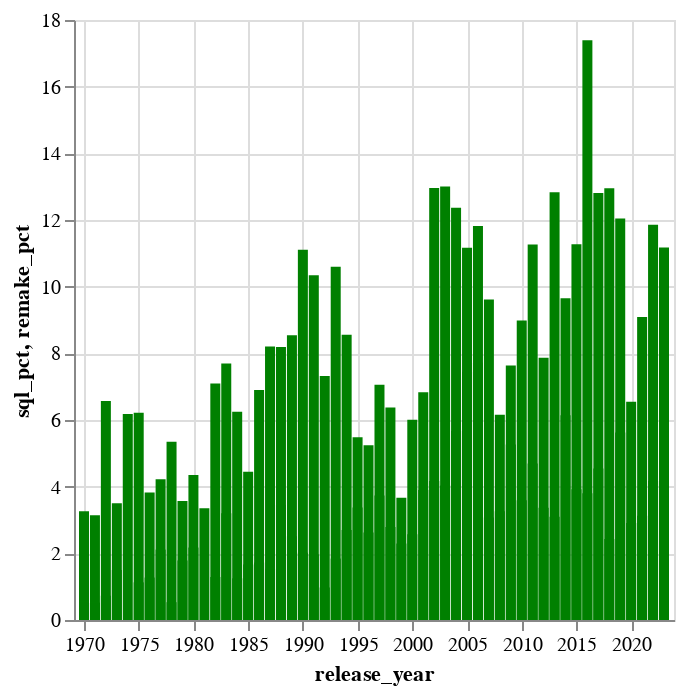

Notebook source saved alongside this figure:
### Code cell
x = alt.Chart(summarizedPD).mark_bar().encode(
    x='release_year:T',
    y='sql_pct:Q'
# ).configure_mark(fill='green')
)
y = alt.Chart(summarizedPD).mark_bar().encode(
    x='release_year:T',
    y='remake_pct:Q'
)

### Figure 1 — Vega-Lite specification as saved in the notebook (floating-point values rounded to 4 significant figures)
{"config": {"view": {"continuousWidth": 300, "continuousHeight": 300}, "mark": {"fill": "green"}}, "layer": [{"mark": {"type": "bar"}, "encoding": {"x": {"field": "release_year", "type": "temporal"}, "y": {"field": "sql_pct", "type": "quantitative"}}}, {"mark": {"type": "bar"}, "encoding": {"x": {"field": "release_year", "type": "temporal"}, "y": {"field": "remake_pct", "type": "quantitative"}}}], "data": {"name": "data-2e79a2e6d1ad179f4c3dfb032f6e4182"}, "$schema": "https://vega.github.io/schema/vega-lite/v5.8.0.json", "datasets": {"data-2e79a2e6d1ad179f4c3dfb032f6e4182": [{"release_year": "1970-01-01T00:00:00", "sequels": 6, "remakes": 1, "total": 184, "sql_pct": 3.261, "remake_pct": 0.5435}, {"release_year": "1971-01-01T00:00:00", "sequels": 6, "remakes": 1, "total": 191, "sql_pct": 3.141, "remake_pct": 0.5236}, {"release_year": "1972-01-01T00:00:00", "sequels": 9, "remakes": 1, "total": 137, "sql_pct": 6.569, "remake_pct": 0.7299}, {"release_year": "1973-01-01T00:00:00", "sequels": 7, "remakes": 3, "total": 200, "sql_pct": 3.5, "remake_pct": 1.5}, {"release_year": "1974-01-01T00:00:00", "sequels": 11, "remakes": 0, "total": 178, "sql_pct": 6.18, "remake_pct": 0.0}, {"release_year": "1975-01-01T00:00:00", "sequels": 11, "remakes": 2, "total": 177, "sql_pct": 6.215, "remake_pct": 1.13}, {"release_year": "1976-01-01T00:00:00", "sequels": 6, "remakes": 2, "total": 157, "sql_pct": 3.822, "remake_pct": 1.274}, {"release_year": "1977-01-01T00:00:00", "sequels": 6, "remakes": 3, "total": 142, "sql_pct": 4.225, "remake_pct": 2.113}, {"release_year": "1978-01-01T00:00:00", "sequels": 10, "remakes": 1, "total": 187, "sql_pct": 5.348, "remake_pct": 0.5348}, {"release_year": "1979-01-01T00:00:00", "sequels": 6, "remakes": 3, "total": 168, "sql_pct": 3.571, "remake_pct": 1.786}, {"release_year": "1980-01-01T00:00:00", "sequels": 8, "remakes": 4, "total": 184, "sql_pct": 4.348, "remake_pct": 2.174}, {"release_year": "1981-01-01T00:00:00", "sequels": 5, "remakes": 0, "total": 149, "sql_pct": 3.356, "remake_pct": 0.0}, {"release_year": "1982-01-01T00:00:00", "sequels": 11, "remakes": 2, "total": 155, "sql_pct": 7.097, "remake_pct": 1.29}, {"release_year": "1983-01-01T00:00:00", "sequels": 12, "remakes": 5, "total": 156, "sql_pct": 7.692, "remake_pct": 3.205}, {"release_year": "1984-01-01T00:00:00", "sequels": 10, "remakes": 2, "total": 160, "sql_pct": 6.25, "remake_pct": 1.25}, {"release_year": "1985-01-01T00:00:00", "sequels": 8, "remakes": 3, "total": 180, "sql_pct": 4.444, "remake_pct": 1.667}, {"release_year": "1986-01-01T00:00:00", "sequels": 12, "remakes": 3, "total": 174, "sql_pct": 6.897, "remake_pct": 1.724}, {"release_year": "1987-01-01T00:00:00", "sequels": 16, "remakes": 3, "total": 195, "sql_pct": 8.205, "remake_pct": 1.538}, {"release_year": "1988-01-01T00:00:00", "sequels": 19, "remakes": 8, "total": 232, "sql_pct": 8.19, "remake_pct": 3.448}, {"release_year": "1989-01-01T00:00:00", "sequels": 17, "remakes": 5, "total": 199, "sql_pct": 8.543, "remake_pct": 2.513}, {"release_year": "1990-01-01T00:00:00", "sequels": 22, "remakes": 4, "total": 198, "sql_pct": 11.11, "remake_pct": 2.02}, {"release_year": "1991-01-01T00:00:00", "sequels": 21, "remakes": 4, "total": 203, "sql_pct": 10.34, "remake_pct": 1.97}, {"release_year": "1992-01-01T00:00:00", "sequels": 15, "remakes": 2, "total": 205, "sql_pct": 7.317, "remake_pct": 0.9756}, {"release_year": "1993-01-01T00:00:00", "sequels": 23, "remakes": 4, "total": 217, "sql_pct": 10.6, "remake_pct": 1.843}, {"release_year": "1994-01-01T00:00:00", "sequels": 19, "remakes": 6, "total": 222, "sql_pct": 8.559, "remake_pct": 2.703}, {"release_year": "1995-01-01T00:00:00", "sequels": 13, "remakes": 8, "total": 237, "sql_pct": 5.485, "remake_pct": 3.376}, {"release_year": "1996-01-01T00:00:00", "sequels": 14, "remakes": 7, "total": 267, "sql_pct": 5.243, "remake_pct": 2.622}, {"release_year": "1997-01-01T00:00:00", "sequels": 17, "remakes": 9, "total": 241, "sql_pct": 7.054, "remake_pct": 3.734}, {"release_year": "1998-01-01T00:00:00", "sequels": 16, "remakes": 7, "total": 251, "sql_pct": 6.375, "remake_pct": 2.789}, {"release_year": "1999-01-01T00:00:00", "sequels": 5, "remakes": 8, "total": 218, "sql_pct": 2.294, "remake_pct": 3.67}, {"release_year": "2000-01-01T00:00:00", "sequels": 14, "remakes": 6, "total": 233, "sql_pct": 6.009, "remake_pct": 2.575}, {"release_year": "2001-01-01T00:00:00", "sequels": 14, "remakes": 8, "total": 205, "sql_pct": 6.829, "remake_pct": 3.902}, {"release_year": "2002-01-01T00:00:00", "sequels": 28, "remakes": 9, "total": 216, "sql_pct": 12.96, "remake_pct": 4.167}, {"release_year": "2003-01-01T00:00:00", "sequels": 29, "remakes": 9, "total": 223, "sql_pct": 13.0, "remake_pct": 4.036}, {"release_year": "2004-01-01T00:00:00", "sequels": 24, "remakes": 11, "total": 194, "sql_pct": 12.37, "remake_pct": 5.67}, {"release_year": "2005-01-01T00:00:00", "sequels": 21, "remakes": 14, "total": 188, "sql_pct": 11.17, "remake_pct": 7.447}, {"release_year": "2006-01-01T00:00:00", "sequels": 26, "remakes": 17, "total": 220, "sql_pct": 11.82, "remake_pct": 7.727}, {"release_year": "2007-01-01T00:00:00", "sequels": 25, "remakes": 8, "total": 260, "sql_pct": 9.615, "remake_pct": 3.077}, {"release_year": "2008-01-01T00:00:00", "sequels": 17, "remakes": 9, "total": 276, "sql_pct": 6.159, "remake_pct": 3.261}, {"release_year": "2009-01-01T00:00:00", "sequels": 29, "remakes": 20, "total": 380, "sql_pct": 7.632, "remake_pct": 5.263}, {"release_year": "2010-01-01T00:00:00", "sequels": 30, "remakes": 12, "total": 334, "sql_pct": 8.982, "remake_pct": 3.593}, {"release_year": "2011-01-01T00:00:00", "sequels": 24, "remakes": 10, "total": 213, "sql_pct": 11.27, "remake_pct": 4.695}, {"release_year": "2012-01-01T00:00:00", "sequels": 21, "remakes": 9, "total": 267, "sql_pct": 7.865, "remake_pct": 3.371}, {"release_year": "2013-01-01T00:00:00", "sequels": 29, "remakes": 7, "total": 226, "sql_pct": 12.83, "remake_pct": 3.097}, {"release_year": "2014-01-01T00:00:00", "sequels": 22, "remakes": 14, "total": 228, "sql_pct": 9.649, "remake_pct": 6.14}, {"release_year": "2015-01-01T00:00:00", "sequels": 23, "remakes": 8, "total": 204, "sql_pct": 11.27, "remake_pct": 3.922}, {"release_year": "2016-01-01T00:00:00", "sequels": 32, "remakes": 7, "total": 184, "sql_pct": 17.39, "remake_pct": 3.804}, {"release_year": "2017-01-01T00:00:00", "sequels": 31, "remakes": 11, "total": 242, "sql_pct": 12.81, "remake_pct": 4.545}, {"release_year": "2018-01-01T00:00:00", "sequels": 32, "remakes": 6, "total": 247, "sql_pct": 12.96, "remake_pct": 2.429}, {"release_year": "2019-01-01T00:00:00", "sequels": 30, "remakes": 14, "total": 249, "sql_pct": 12.05, "remake_pct": 5.622}, {"release_year": "2020-01-01T00:00:00", "sequels": 18, "remakes": 8, "total": 275, "sql_pct": 6.545, "remake_pct": 2.909}, {"release_year": "2021-01-01T00:00:00", "sequels": 32, "remakes": 11, "total": 352, "sql_pct": 9.091, "remake_pct": 3.125}, {"release_year": "2022-01-01T00:00:00", "sequels": 37, "remakes": 13, "total": 312, "sql_pct": 11.86, "remake_pct": 4.167}, {"release_year": "2023-01-01T00:00:00", "sequels": 37, "remakes": 9, "total": 331, "sql_pct": 11.18, "remake_pct": 2.719}]}}
